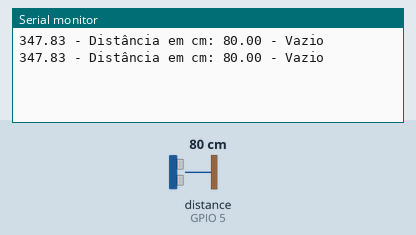
Recording of a sketch running on a simulated ESP32. Shown: the last lines printed to the serial monitor. The test bench sets the inputs (shaded band); at power-on: distance to the obstacle (sensor on GPIO 5) 80 cm. The echo pulse lasts 58.3 µs per cm; WiFi joins after 1.5 s; servers stay silent unless stated.

Above: at 3.0 s.
3.1 s: distance to the obstacle (sensor on GPIO 5) set to 2 cm
At 4.3 s:
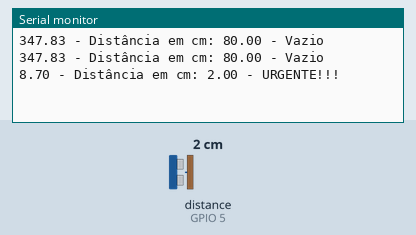
6.4 s: distance to the obstacle (sensor on GPIO 5) set to 5 cm
At 7.7 s:
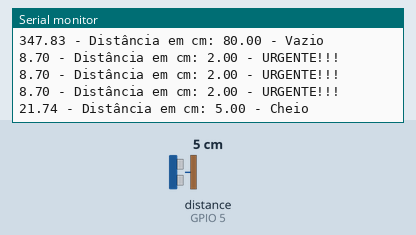
9.4 s: distance to the obstacle (sensor on GPIO 5) set to 7 cm
At 10.5 s:
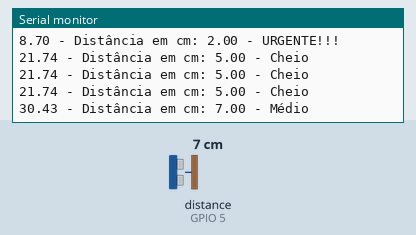

The sketch:

codigoArduino_Blyink.ino
```cpp
#define BLYNK_TEMPLATE_ID           "TMPL2RVpshIHi"
// Define o ID do template do Blynk
#define BLYNK_TEMPLATE_NAME         "Quickstart Template"
// Define o nome do template do Blynk
#define BLYNK_AUTH_TOKEN            "GyjnOnhSMSmUNHAydoZayj8MoFHzGBYP"
// Define o token de autenticação do Blynk
#define BLYNK_PRINT Serial
// Define que as mensagens de depuração do Blynk serão impressas no monitor serial

//Inclusão das bibliotecas:
#include <WiFi.h>  // Inclui a biblioteca para conexão WiFi
#include <WiFiClient.h>  // Inclui a biblioteca para cliente WiFi
#include <BlynkSimpleEsp32.h>  // Inclui a biblioteca do Blynk para ESP32
#include <Ultrasonic.h> // Inclui a biblioteca para o sensor ultrassônico


Ultrasonic ultrasonic(18, 5); // Inicializa o sensor ultrassônico, definindo os pinos de trigger (18) e echo (5)


char ssid[] = "CLARO_2G4B95C5";
// Define o SSID (nome) da rede WiFi usada no caso, substitua pela sua.

char pass[] = "E74B95C5";
// Define a senha da rede WiFi

float distance; // Variável para armazenar a distância medida pelo sensor ultrassônico

String estado; // Variável para armazenar o estado (nível de ocupação)

int tamanhoTotal = 23; // Define o tamanho total do recipiente em cm

float valorPorcentagem; // Variável para armazenar a porcentagem de ocupação calculada

BlynkTimer timer; // Inicializa o timer do Blynk

BLYNK_WRITE(V0)
{
  int value = param.asInt(); // Lê o valor do virtual pin V0 como inteiro

  Blynk.virtualWrite(V1, value); // Escreve o valor no virtual pin V1

}
//CONEXÃO COM O BLYNK
BLYNK_CONNECTED()
{
  Blynk.setProperty(V3, "offImageUrl", "https://static-image.nyc3.cdn.digitaloceanspaces.com/general/fte/congratulations.png");
  // Define a URL da imagem para o estado "off" do widget no virtual pin V3

  Blynk.setProperty(V3, "onImageUrl",  "https://static-image.nyc3.cdn.digitaloceanspaces.com/general/fte/congratulations_pressed.png");
  // Define a URL da imagem para o estado "on" do widget no virtual pin V3

  Blynk.setProperty(V3, "url", "https://docs.blynk.io/en/getting-started/what-do-i-need-to-blynk/how-quickstart-device-was-made");
  // Define a URL associada ao widget no virtual pin V3
}

void myTimerEvent()
{
  Blynk.virtualWrite(V2, millis() / 1000);
  // Escreve o tempo decorrido (em segundos) no virtual pin V2
}
void getDados()
{
  distance = ultrasonic.read();
  // Lê a distância medida pelo sensor ultrassônico

  valorPorcentagem = distance / tamanhoTotal * 100;
  // Calcula a porcentagem de ocupação

  float porcentFinal = 100 - valorPorcentagem;
  // Calcula a porcentagem final invertida

  Serial.print(valorPorcentagem);
  // Imprime a porcentagem no monitor serial

  Serial.print(" - Distância em cm: ");
  // Imprime uma mensagem no monitor serial

  Serial.print(distance);
  // Imprime a distância medida no monitor serial

  if(distance <= 3){
    estado = "URGENTE!!!";
    // Define o estado como "URGENTE!!!" se a distância for menor ou igual a 3 cm

    Serial.print(" - ");
    // Imprime uma mensagem no monitor serial

    Serial.println(estado);
    // Imprime o estado no monitor serial
} else if(distance < 6){
    estado = "Cheio";
    // Define o estado como "Cheio" se a distância for menor que 6 cm

    Serial.print(" - ");
    Serial.println(estado);
} else if(distance < 9){
    estado = "Médio";
    // Define o estado como "Médio" se a distância for menor que 9 cm

    Serial.print(" - ");
    Serial.println(estado);
} else if(distance < 11){
    estado = "Baixo";
    // Define o estado como "Baixo" se a distância for menor que 11 cm

    Serial.print(" - ");
    Serial.println(estado);
} else{
    estado = "Vazio";
    // Define o estado como "Vazio" se a distância for maior ou igual a 11 cm

    Serial.print(" - ");
    Serial.println(estado);
}

  Blynk.virtualWrite(V5, estado);
  // Escreve o estado no virtual pin V5

  Blynk.virtualWrite(V4, porcentFinal);
  // Escreve a porcentagem final no virtual pin V4

  delay(1000);
  // Aguarda 1 segundo
}
void setup()
{
  Serial.begin(115200);
  // Inicia a comunicação serial a 115200 bps

  Blynk.begin(BLYNK_AUTH_TOKEN, ssid, pass);
  // Conecta ao Blynk usando o token de autenticação e as credenciais WiFi

  timer.setInterval(1000L, myTimerEvent);
  // Configura o timer para chamar a função myTimerEvent a cada 1 segundo

  timer.setInterval(100L, getDados);
  // Configura o timer para chamar a função getDados a cada 100 milissegundos
}
void loop()
{
  Blynk.run();
  // Mantém o loop principal do Blynk funcionando

  timer.run();
  // Mantém os timers funcionando continuamente
}
```

Measured:
- the behaviour switches between 3 and 4 cm on distance to the obstacle (sensor on GPIO 5) (found by bisection; images 1 and 2)
- the behaviour switches between 5 and 6 cm on distance to the obstacle (sensor on GPIO 5) (found by bisection; images 2 and 3)
- after the input at 3.1 s, the serial monitor: prints a new line after 0.82 s (image 1)
- after the input at 6.4 s, the serial monitor: prints a new line after 0.52 s (image 2)
- after the input at 9.4 s, the serial monitor: prints a new line after 0.53 s (image 3)
